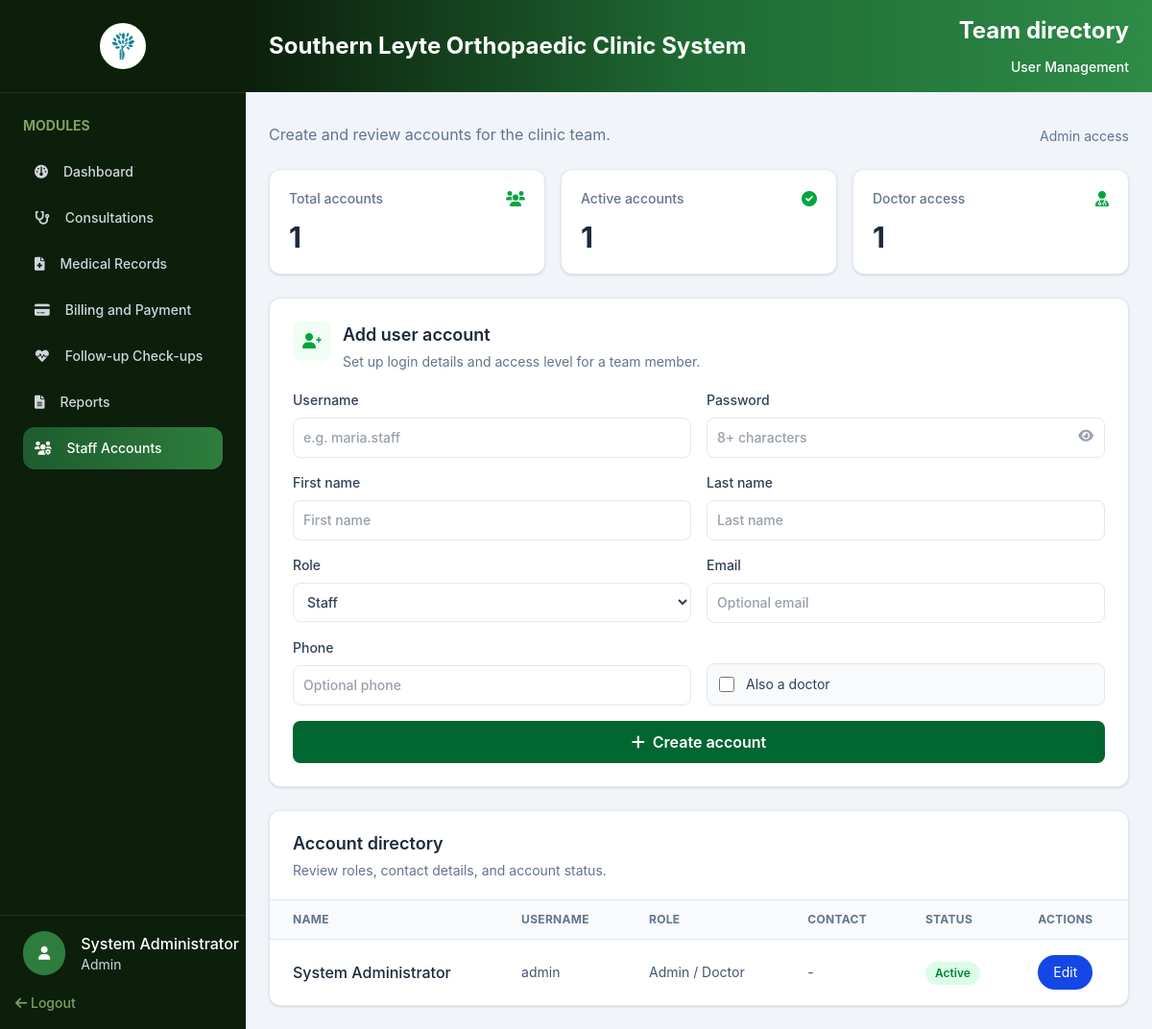
Page /admin/staff-management.php (signed in) on the committed database.
### tables this page shows
CREATE TABLE `users` (
  `UserID` int UNSIGNED NOT NULL,
  `Username` varchar(50) NOT NULL,
  `PasswordHash` varchar(255) NOT NULL,
  `FirstName` varchar(100) NOT NULL,
  `LastName` varchar(100) NOT NULL,
  `Role` enum('Admin','Doctor','Receptionist','Staff','Patient') NOT NULL DEFAULT 'Receptionist',
  `IsDoctor` tinyint(1) NOT NULL DEFAULT '0',
  `Email` varchar(150) DEFAULT NULL,
  `Phone` varchar(30) DEFAULT NULL,
  `Status` enum('Active','Inactive') NOT NULL DEFAULT 'Active',
  `CreatedAt` timestamp NOT NULL DEFAULT CURRENT_TIMESTAMP
);

### admin/staff-management.php (the view, shortened to what the rows shown need)
<?php
require_once __DIR__ . '/../config/config.php';
require_once __DIR__ . '/../includes/auth.php';
$admin = SessionManager::getUser($pdo);
$user = $pdo->query(
    'SELECT UserID, Username, FirstName, LastName, Role, IsDoctor, Email, Phone, Status, CreatedAt
     FROM users ORDER BY CreatedAt DESC'
)->fetchAll(PDO::FETCH_ASSOC);
$activeAccounts = count(array_filter($user, static fn(array $account): bool => $account['Status'] === 'Active'));
$doctorAccounts = count(array_filter($user, static fn(array $account): bool => $account['Role'] === 'Doctor' || (int) $account['IsDoctor'] === 1));
?>
<!DOCTYPE html>
<html lang="en">
<head>
    <link rel="stylesheet" href="../assets/css/output.css">
    <link rel="stylesheet" href="../assets/css/global.css">
    <link rel="stylesheet" href="https://cdnjs.cloudflare.com/ajax/libs/font-awesome/6.0.0-beta3/css/all.min.css">
</head>
<body class="h-screen flex bg-slate-100">
    <?php include_once '../includes/sidebar.php'; ?>
    <section class="flex-1 min-h-0 flex flex-col overflow-hidden">
        <div
            class="flex items-center justify-between bg-gradient-to-r from-[#0b1f0b] via-[#1e6b34] to-[#2e8b47] px-6 py-4">
            <h1 class="text-2xl font-bold text-white">Southern Leyte Orthopaedic Clinic System</h1>
            <div class="flex flex-col gap-3 items-end">
                <h1 class="text-2xl font-bold text-white">Team directory</h1>
            </div>
        </div>
        <main class="flex-1 p-6 overflow-auto">
            <div class="max-w-7xl mx-auto">
                <div class="grid grid-cols-1 sm:grid-cols-2 gap-4 mt-6 lg:grid-cols-3">
                    <div class="bg-white rounded-xl border border-slate-200 p-5 shadow-sm">
                        <div class="flex items-center justify-between">
                            <p class="text-sm font-medium text-slate-500">Active accounts</p>
                            <i class="fa-solid fa-circle-check text-green-600"></i>
                        </div>
                        <p class="text-3xl font-bold text-slate-800 mt-3"><?= $activeAccounts ?></p>
                    </div>
                    <div class="bg-white rounded-xl border border-slate-200 p-5 shadow-sm">
                        <div class="flex items-center justify-between">
                            <p class="text-sm font-medium text-slate-500">Doctor access</p>
                            <i class="fa-solid fa-user-doctor text-green-600"></i>
                        </div>
                        <p class="text-3xl font-bold text-slate-800 mt-3"><?= $doctorAccounts ?></p>
                    </div>
                </div>
                <section class="bg-white rounded-xl border border-slate-200 shadow-sm p-6 mt-6">
                    <div class="flex items-start gap-3 mb-5">
                        <div>
                            <h2 class="text-lg font-semibold text-slate-800">Add user account</h2>
                        </div>
                    </div>
                </section>
                <section class="bg-white rounded-xl border border-slate-200 shadow-sm mt-6 overflow-hidden">
                    <div class="px-6 py-5 border-b border-slate-200">
                        <h2 class="text-lg font-semibold text-slate-800">Account directory</h2>
                    </div>
                    <div class="overflow-x-auto">
                        <table class="w-full text-left">
                            <thead
                                class="border-b border-slate-200 bg-slate-50 text-xs uppercase tracking-wide text-slate-500">
                                <tr>
                                    <th class="px-6 py-3">Name</th>
                                    <th class="px-6 py-3">Username</th>
                                    <th class="px-6 py-3">Role</th>
                                    <th class="px-6 py-3">Contact</th>
                                    <th class="px-6 py-3">Status</th>
                                    <th class="px-6 py-3">Actions</th>
                                </tr>
                            </thead>
                            <tbody><?php foreach ($user as $account): ?>
                                    <tr class="border-b last:border-0 border-slate-100 hover:bg-slate-50 transition">
                                        <td class="px-6 py-4 font-medium text-slate-800">
                                            <?= htmlspecialchars($account['FirstName'] . ' ' . $account['LastName']) ?>
                                        </td>
                                        <td class="px-6 py-4 text-sm text-slate-600">
                                            <?= htmlspecialchars($account['Username']) ?>
                                        </td>
                                        <td class="px-6 py-4 text-sm text-slate-600">
                                            <?= htmlspecialchars($account['Role'] . ($account['IsDoctor'] ? ' / Doctor' : '')) ?>
                                        </td>
                                        <td class="px-6 py-4 text-sm text-slate-600">
                                            <?= htmlspecialchars($account['Email'] ?: $account['Phone'] ?: '-') ?>
                                        </td>
                                        <td class="px-6 py-4"><span
                                                class="inline-flex rounded-full px-2.5 py-1 text-xs font-semibold <?= $account['Status'] === 'Active' ? 'bg-green-100 text-green-700' : 'bg-slate-100 text-slate-600' ?>"><?= htmlspecialchars($account['Status']) ?></span>
                                        </td>
                                        <td class="px-6 py-4 text-sm">
                                            <button type="button"
                                                class="edit-user-btn inline-flex rounded-full px-4 py-2 text-white bg-blue-700 cursor-pointer hover:bg-blue-800"
                                                data-id="<?= htmlspecialchars($account['UserID']) ?>"
                                                data-username="<?= htmlspecialchars($account['Username']) ?>"
                                                data-first-name="<?= htmlspecialchars($account['FirstName']) ?>"
                                                data-last-name="<?= htmlspecialchars($account['LastName']) ?>"
                                                data-role="<?= htmlspecialchars($account['Role']) ?>"
                                                data-is-doctor="<?= (int) $account['IsDoctor'] ?>"
                                                data-email="<?= htmlspecialchars($account['Email'] ?? '') ?>"
                                                data-phone="<?= htmlspecialchars($account['Phone'] ?? '') ?>">Edit</button>
                                        </td>
                                    </tr><?php endforeach; ?>
                            </tbody>
                        </table>
                    </div>
                </section>
            </div>
        </main>
    </section>
</body>
</html>

### includes/sidebar.php (shortened to what the rows shown need)
<div class="w-64 shrink-0 bg-[#0b1f0b] flex flex-col h-full">
    <div class="custom-scrollbar w-full p-6 overflow-y-auto flex-1 min-h-0">
        <h2 class="text-[#7fa05e] font-bold text-sm mb-4">MODULES</h2>
    </div>
    <div class="mt-auto">
        <div class="w-full border-t pt-4 pl-6 border-[#1e3a1e] flex items-center gap-4">
            <div>
                <?php if ($admin): ?>
                    <h1 class="text-white text-md font-medium">
                        <?= htmlspecialchars($admin['first_name']) ?>     <?= htmlspecialchars($admin['last_name']) ?>
                    </h1>
                    <h3 class="text-gray-300 text-sm"><?= htmlspecialchars($admin['role']) ?></h3>
                <?php endif; ?>
            </div>
        </div>
    </div>
</div>

### rows in the picture
users: FirstName "System", LastName "Administrator", Role "Admin", Status "1", IsDoctor "1", FirstName+LastName "System Administrator", Username "admin", Role+IsDoctor "Admin / Doctor", Email+Phone "-", Status "Active"

### other values in the picture
$item['label'] "Dashboard"
$item['label'] "Consultations"
$item['label'] "Medical Records"
$item['label'] "Billing and Payment"
$item['label'] "Follow-up Check-ups"
$item['label'] "Reports"
$item['label'] "Staff Accounts"
count($user) "1"
